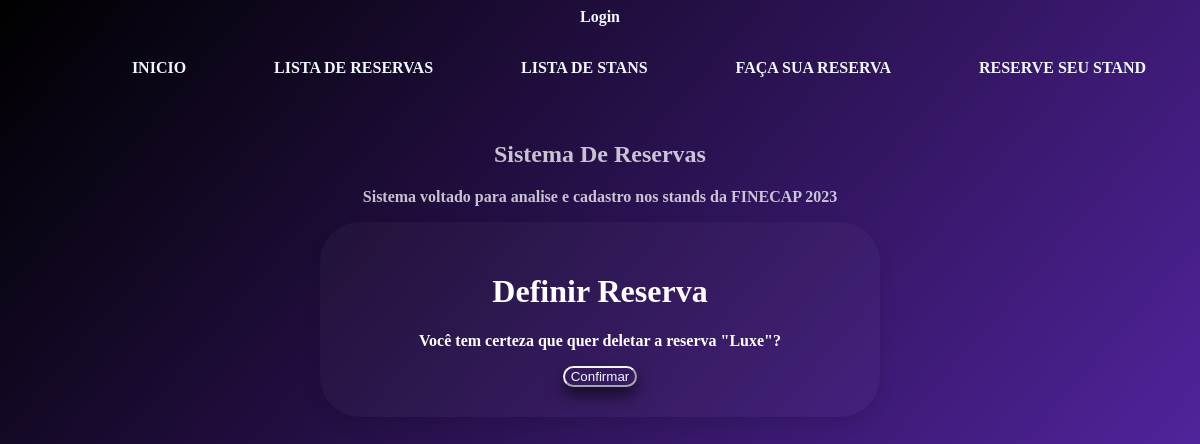
The app's page /reserva/excluirreserva/2, older data.
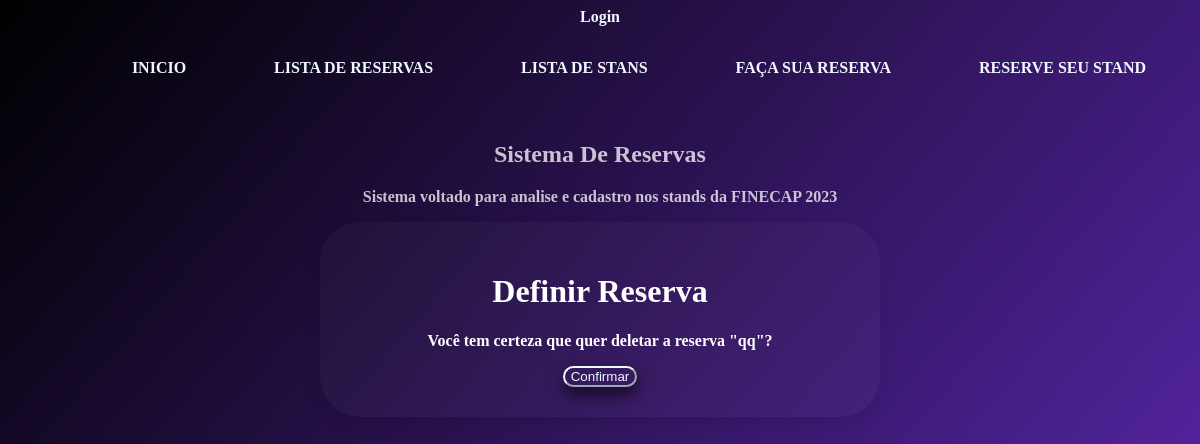
The same page, newer data.
### reservas/models.py (models this page shows)
class Reserva(models.Model):
    cnpj = models.CharField(max_length=50)
    nome_empresa = models.CharField(max_length=100)
    categoria_empresa = models.CharField(max_length=100)
    quitado = models.BooleanField()
    objects = models.Manager()
    def __str__(self):
        return self.nome_empresa

### reservas/views.py (the view, shortened to what this page needs)
# urls.py: path('reserva/excluirreserva/<int:pk>', ExcluirCadastroView.as_view(),name='excluir'),
class ExcluirCadastroView(generic.DeleteView):
    model = Reserva
    template_name = 'core/reserva_confirm_delete.html'
    success_url = reverse_lazy('lista_reserva')

### reservas/templates/core/reserva_confirm_delete.html (shortened to what this page needs)
{% extends 'base.html' %}
{% block center %}
<div class="caixa">
<h1>Definir Reserva</h1>
<form method="post">
    <section class="form container-fluid p-5x">
        <p> Você tem certeza que quer deletar a reserva "{{ object }}"?</p>
    </section>
    <button type="submit">
        Confirmar
    </button>
</form>
</div>
{% endblock center %}

Row changes from the older to the newer data that the page shows:
changed Reserva: nome_empresa "Luxe" → "qq"
